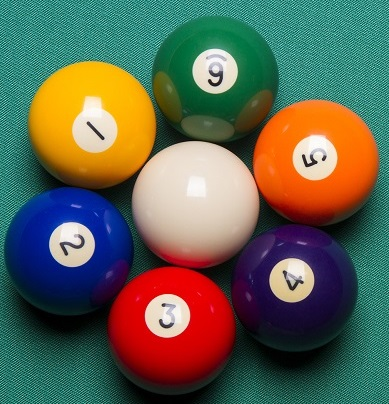
#> input picture day2-assignment/test-images/sample_image1.jpeg, 389 x 404 px; its folder holds only this picture in this run
$ python -i circle-detector-GUI.py   (imports and definitions only)
#> lines starting #> are read from the running program, lines starting #| are printed output that depends on the picture
#> further down, picture is the input picture: shape (404, 389, 3); mean B, G, R 82, 98.9, 95.7
import cv2
import matplotlib.pyplot as plt
import numpy as np
import os
import tkinter as tk
from tkinter import filedialog, ttk
import circle_detector as cd ## import the circle detector program

input_dir = 'test-images'
output_dir = 'results'


def cv_to_tk(img):
    if len(img.shape) == 2:
        img = cv2.cvtColor(img, cv2.COLOR_GRAY2RGB)
    else:
        img = cv2.cvtColor(img, cv2.COLOR_BGR2RGB)

    img = cv2.resize(img, (360, 360))
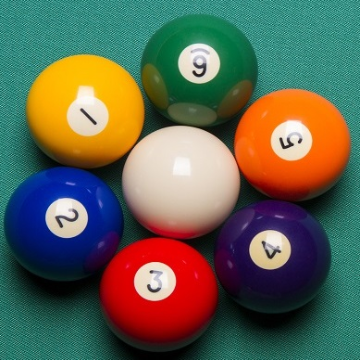
#> img: shape (360, 360, 3); mean R, G, B 95.6, 98.8, 81.8
    h, w, _ = img.shape
#> h = 360; w = 360
    ppm = f"P6 {w} {h} 255 ".encode() + img.tobytes()
    return tk.PhotoImage(data=ppm, format="PPM")

def select_image():
    global img_path

    img_path = filedialog.askopenfilename(
        title="Select Image",
        filetypes=[("Images", "*.png *.jpg *.jpeg *.bmp *.tiff")]
    )

    if not img_path:
        return

    original = cv2.imread(img_path)
    tk_img = cv_to_tk(original)

    left_img_label.config(image = tk_img)
    left_img_label.image = tk_img

def action():
    if not img_path:
        return
    _, preprocessed_img = cd.preprocess_image(img_path)
    circles = cd.detect_circles(preprocessed_img, param1=param1_slider.get(), param2=param2_slider.get(), auto_params=auto_params.get(), minDist=minDist.get(), minRadius=minRadius.get(), maxRadius=maxRadius.get())

    right_img = cv_to_tk(cd.visualize_circles(cv2.imread(img_path), circles))

    right_img_label.config(image=right_img)
    right_img_label.image = right_img


img_path = None


# [1 line not run here, left out]
color_mode = tk.BooleanVar(value=False)
# [1 line not run here, left out]

auto_params = tk.BooleanVar(value=False)
minDist   = tk.IntVar(value=20)
minRadius = tk.IntVar(value=0)
maxRadius = tk.IntVar(value=0)

# [2 lines not run here, left out]

# Main container
# [1 line that did not run here, left out]
# [1 line not run here, left out]

# Top control frame
# [1 line that did not run here, left out]
# [5 lines not run here, left out]

# [1 line that did not run here, left out]
# [3 lines not run here, left out]

# [1 line that did not run here, left out]
# [19 lines not run here, left out]


# Image display frame
# [1 line that did not run here, left out]
# [1 line not run here, left out]

default_original_img = tk.PhotoImage(height=360, width=360)  # Placeholder for original image
default_sketch_img = tk.PhotoImage(height=360, width=360)  # Placeholder for detected circles image

# [1 line that did not run here, left out]
# [1 line not run here, left out]

# [1 line that did not run here, left out]
# [8 lines not run here, left out]

>>> import cv2
>>> picture = cv2.imread('test-images/sample_image1.jpeg')
>>> result = cv_to_tk(picture)

$ run again, on day2-assignment/test-images/sample_image2.jpeg
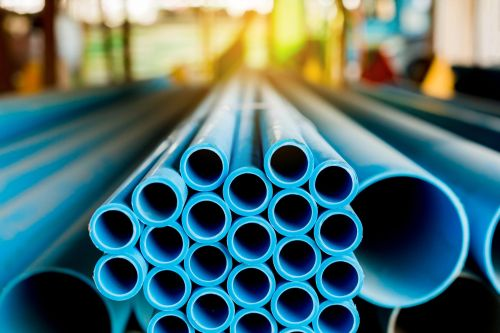
#> input picture day2-assignment/test-images/sample_image2.jpeg, 500 x 333 px
#> picture is the input picture: shape (333, 500, 3); mean B, G, R 113.8, 112.8, 78.2
#> in cv_to_tk, `img = cv2.resize(img, (360, 360))`:
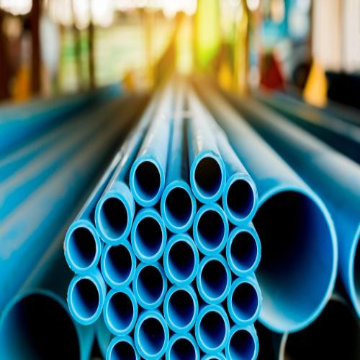
#> img: shape (360, 360, 3); mean R, G, B 78.1, 112.7, 113.7
